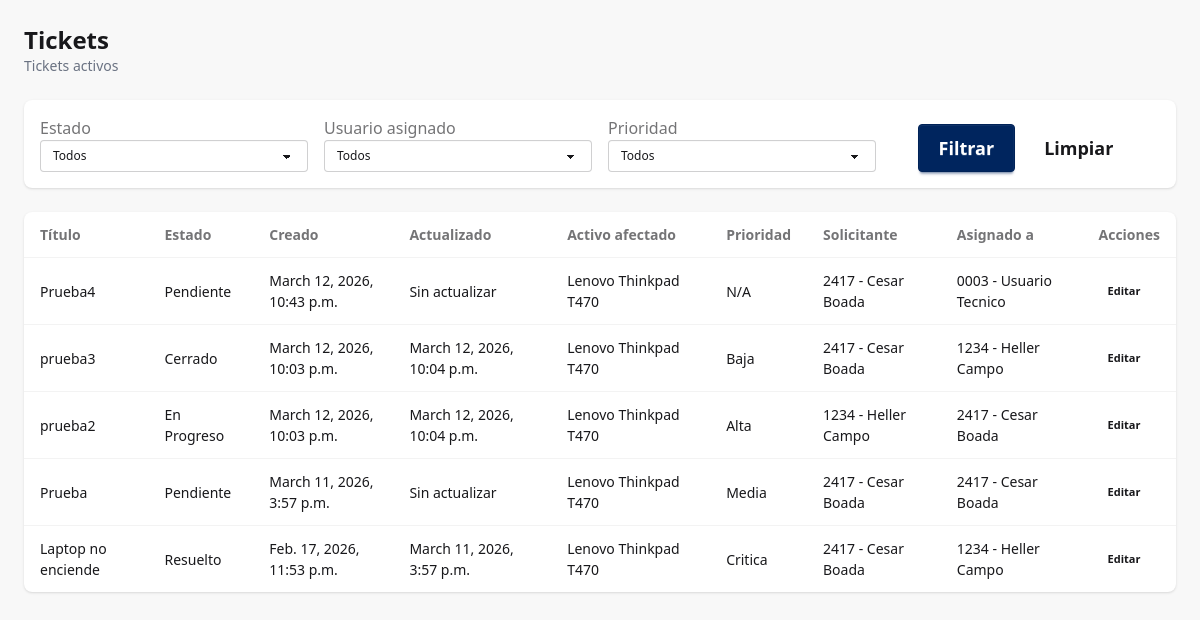
Screenshot of /tickets/view/ (signed in) with the database file from the repository.
### tickets/models.py (models this page shows, shortened)
class tickets(models.Model):
    codigo_ticket = models.CharField(max_length=30, unique=True)
    titulo = models.CharField(max_length=150)
    descripcion = models.TextField()
    prioridad = models.ForeignKey(
        matriz_prioridad,
        on_delete=models.PROTECT,
        to_field='prioridad',
        db_column='prioridad',
        related_name='tickets',
        default='N/A',
    )
    ESTADO_TYPES = [
        ('Pendiente', 'Pendiente'),
        ('En Progreso', 'En Progreso'),
        ('Resuelto', 'Resuelto'),
        ('Cerrado', 'Cerrado'),
    ]
    estado = models.CharField(max_length=30, default='Pendiente', choices=ESTADO_TYPES)
    solicitante = models.ForeignKey(
        'users.usuario',
        on_delete=models.PROTECT,
        to_field='ID_empleado',
        db_column='solicitante',
        related_name='tickets_solicitados',
    )
    usuario = models.ForeignKey(
        'users.usuario',
        on_delete=models.PROTECT,
        to_field='ID_empleado',
        db_column='usuario',
        related_name='tickets_asignados',
        null=True,
        blank=True,
    )
    activo_afectado = models.ForeignKey(
        'inventory.activos',
        on_delete=models.CASCADE,
        to_field='codigo',
        db_column='activo_afectado',
        related_name='tickets_afectados',
        limit_choices_to={'estado': 'activo'},
)
    fecha_creacion = models.DateTimeField(auto_now_add=True)
    fecha_resolucion = models.DateTimeField(null=True, blank=True)

class matriz_prioridad(models.Model):
    prioridad = models.CharField(max_length=20, unique=True)
    tiempo_respuesta_minutos = models.IntegerField()
    tiempo_resolucion_minutos = models.IntegerField()
    def __str__(self):
        return f"{self.prioridad}"

### inventory/models.py (models this page shows)
class activos(models.Model):
    codigo = models.CharField(max_length=50, primary_key=True)
    categoria = models.ForeignKey(
        activos_categoria,
        on_delete=models.PROTECT,
        to_field='nombre',
        db_column='categoria',
        related_name='activos',
    )
    marca = models.CharField(max_length=50)
    modelo = models.CharField(max_length=50)
    serial = models.CharField(max_length=50, unique=True)
    sede = models.ForeignKey(
        'users.sede',
        on_delete=models.PROTECT,
        to_field='codigo',
        related_name='activos',
    )
    usuario_asignado = models.ForeignKey(
        'users.usuario',
        on_delete=models.SET_NULL,
        null=True,
        blank=True,
        related_name='activos_asignados',
        to_field='ID_empleado',
        db_column='usuario_asignado'
    )
    departamento = models.ForeignKey(
        'users.departamento',
        on_delete=models.PROTECT,
        to_field='nombre',
        db_column='departamento',
        related_name='activos'
    )
    estado = models.CharField(max_length=50) #'Activo', 'Inactivo', 'Dado de baja'
    verbose_name_plural = "activos"
    def __str__(self):
        return f"{self.marca} {self.modelo}"

### users/models.py (models this page shows)
class usuario(AbstractUser):
    validador_empleado = RegexValidator(
        regex=r'^\d{4}',
        message="el numero de empleado debe tener 4 digitos"
    )
    ID_empleado = models.CharField(
        max_length=4,
        unique=True,
        validators=[validador_empleado],
        help_text="ID de empleado de 4 digitos",
        default="0000"
    )
    USERNAME_FIELD = 'ID_empleado'
    departamento = models.ForeignKey(
        'departamento',
        on_delete=models.SET_NULL,
        null=True,
        related_name='usuarios'
        )
    sede = models.ForeignKey(
        'sede',
        on_delete=models.SET_NULL,
        null=True,
        related_name='usuarios'
        )
    REQUIRED_FIELDS = ['username', 'email']
    def __str__(self):
        return f"{self.ID_empleado} - {self.get_full_name()}"

### tickets/views.py (the view)
# urls.py: path('view/', views.tickets_view, name='tickets_view'),
@login_required
def tickets_view(request):
    tickets_registrados = tickets.objects.select_related('activo_afectado', 'prioridad', 'solicitante', 'usuario').order_by(
        '-fecha_creacion'
    )
    estado = request.GET.get('estado', '').strip()
    usuario_asignado = request.GET.get('usuario_asignado', '').strip()
    prioridad = request.GET.get('prioridad', '').strip()
    if estado:
        tickets_registrados = tickets_registrados.filter(estado=estado)
    if usuario_asignado:
        tickets_registrados = tickets_registrados.filter(usuario_id=usuario_asignado)
    if prioridad:
        tickets_registrados = tickets_registrados.filter(prioridad_id=prioridad)
    filtros = {
        'estado': estado,
        'usuario_asignado': usuario_asignado,
        'prioridad': prioridad,
    }
    contexto = {
        'tickets': tickets_registrados,
        'estados': tickets.ESTADO_TYPES,
        'usuarios_asignados': usuario.objects.filter(is_active=True).order_by('first_name', 'last_name', 'ID_empleado'),
        'prioridades': matriz_prioridad.objects.order_by('prioridad'),
        'filtros': filtros,
    }
    return render(request, 'tickets_view.html', contexto)

### tickets/templates/tickets_view.html (shortened to what this page needs)
{% extends 'base.html' %}
{% block content %}
<div class="space-y-6">
    <div class="flex flex-col gap-4 sm:flex-row sm:items-center sm:justify-between">
        <div>
            <h1 class="text-2xl font-bold">Tickets</h1>
            <p class="text-sm text-gray-500">Tickets activos</p>
        </div>
    </div>
    <form method="get" class="flex flex-nowrap items-end gap-4 overflow-x-auto rounded-lg bg-base-100 p-4 shadow">
        <div class="form-control min-w-55 flex-1">
            <label class="label" for="estado">
                <span class="label-text">Estado</span>
            </label>
            <select id="estado" name="estado" class="select select-bordered select-sm w-full">
                <option value="">Todos</option>
            </select>
        </div>
        <div class="form-control min-w-55 flex-1">
            <label class="label" for="usuario_asignado">
                <span class="label-text">Usuario asignado</span>
            </label>
            <select id="usuario_asignado" name="usuario_asignado" class="select select-bordered select-sm w-full">
                <option value="">Todos</option>
            </select>
        </div>
        <div class="form-control min-w-55 flex-1">
            <label class="label" for="prioridad">
                <span class="label-text">Prioridad</span>
            </label>
            <select id="prioridad" name="prioridad" class="select select-bordered select-sm w-full">
                <option value="">Todos</option>
            </select>
        </div>
        <div class="flex min-w-55 flex-1 items-end gap-2 justify-center">
            <button type="submit" class="btn btn-primary btn-lg">Filtrar</button>
            <a href="{% url 'tickets_view' %}" class="btn btn-ghost btn-lg">Limpiar</a>
        </div>
    </form>
    <form method="post" action="{% url 'tickets_delete' %}" class="space-y-4">
        <div class="overflow-x-auto bg-base-100 rounded-lg shadow">
            <table class="table w-full">
                <thead>
                    <tr>
                        <th>Título</th>
                        <th>Estado</th>
                        <th>Creado</th>
                        <th>Actualizado</th>
                        <th>Activo afectado</th>
                        <th>Prioridad</th>
                        <th>Solicitante</th>
                        <th>Asignado a</th>
                        <th>Acciones</th>
                    </tr>
                </thead>
                <tbody>
                    {% for ticket in tickets %}
                        <tr>
                            <td>{{ ticket.titulo }}</td>
                            <td>{{ ticket.estado }}</td>
                            <td>{{ ticket.fecha_creacion }}</td>
                            <td>{{ ticket.fecha_resolucion|default:'Sin actualizar' }}</td>
                            <td>{{ ticket.activo_afectado }}</td>
                            <td>{{ ticket.prioridad }}</td>
                            <td>{{ ticket.solicitante }}</td>
                            <td>{{ ticket.usuario|default:'Sin asignar' }}</td>
                            <td>
                                {% if perms.tickets.change_tickets %}
                                <a href="{% url 'tickets_edit' ticket.id %}" class="btn btn-ghost btn-xs">Editar</a>
                                {% else %}
                                <span class="text-gray-400 text-xs">Sin acciones</span>
                                {% endif %}
                            </td>
                        </tr>
                    {% empty %}
                        <tr>
                            <td colspan="{% if perms.tickets.delete_tickets %}10{% else %}9{% endif %}" class="text-center text-gray-500 py-6">No hay tickets registrados.</td>
                        </tr>
                    {% endfor %}
                </tbody>
            </table>
        </div>
    </form>
</div>
{% endblock %}

### rows the page displays
tickets: titulo "Prueba4", estado "Pendiente", fecha_creacion "March 12, 2026, 10:43 p.m.", fecha_resolucion "Sin actualizar", activo_afectado "Lenovo Thinkpad T470", prioridad "N/A", solicitante "2417 - Cesar Boada", usuario "0003 - Usuario Tecnico"
tickets: titulo "prueba3", estado "Cerrado", fecha_creacion "March 12, 2026, 10:03 p.m.", fecha_resolucion "March 12, 2026, 10:04 p.m.", activo_afectado "Lenovo Thinkpad T470", prioridad "Baja", solicitante "2417 - Cesar Boada", usuario "1234 - Heller Campo"
tickets: titulo "prueba2", estado "En Progreso", fecha_creacion "March 12, 2026, 10:03 p.m.", fecha_resolucion "March 12, 2026, 10:04 p.m.", activo_afectado "Lenovo Thinkpad T470", prioridad "Alta", solicitante "1234 - Heller Campo", usuario "2417 - Cesar Boada"
tickets: titulo "Prueba", estado "Pendiente", fecha_creacion "March 11, 2026, 3:57 p.m.", fecha_resolucion "Sin actualizar", activo_afectado "Lenovo Thinkpad T470", prioridad "Media", solicitante "2417 - Cesar Boada", usuario "2417 - Cesar Boada"
tickets: titulo "Laptop no enciende", estado "Resuelto", fecha_creacion "Feb. 17, 2026, 11:53 p.m.", fecha_resolucion "March 11, 2026, 3:57 p.m.", activo_afectado "Lenovo Thinkpad T470", prioridad "Critica", solicitante "2417 - Cesar Boada", usuario "1234 - Heller Campo"
